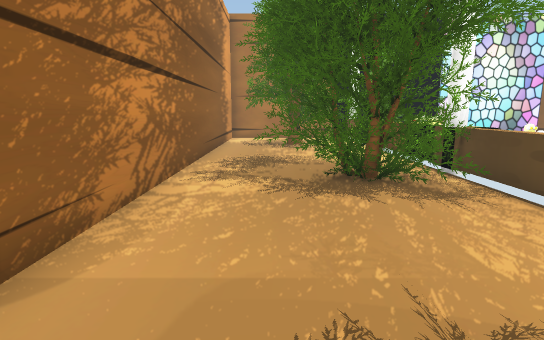
View 1 (above)

12 first-person views from a walk through a 3-D level made in the Unity game engine. The camera is 1.5 m above the floor, tilts 10° down and sees 80° across. The floor is counted in squares, 1 m on a side. Each view is taken from the middle of a square. On the plan, view 1 faces up. The plan holds only what a view shows up to about 15 squares ahead; the rest is blank. The place goes on beyond the plan. The player is left out. Some surface patterns are stand-ins.

View 2
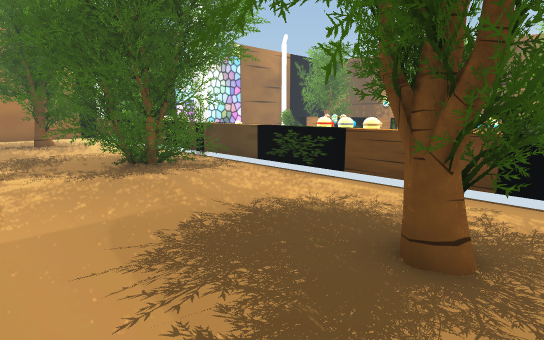

View 3
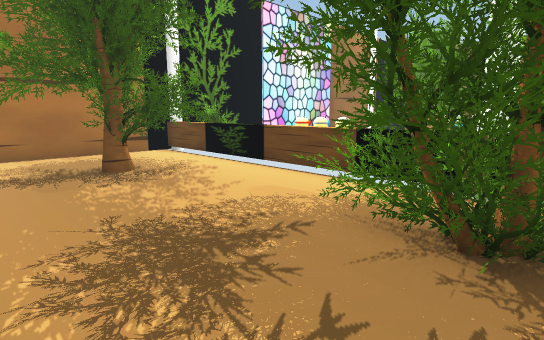

View 4
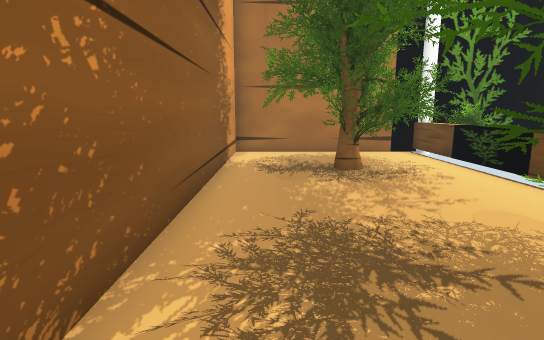

View 5
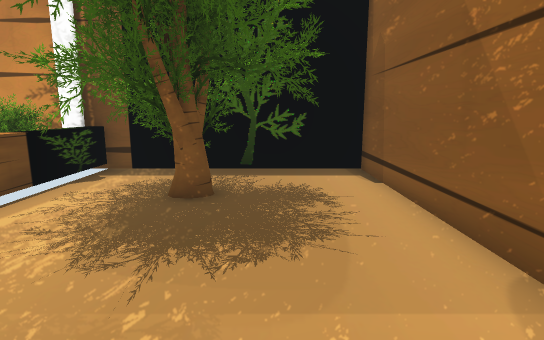

View 6
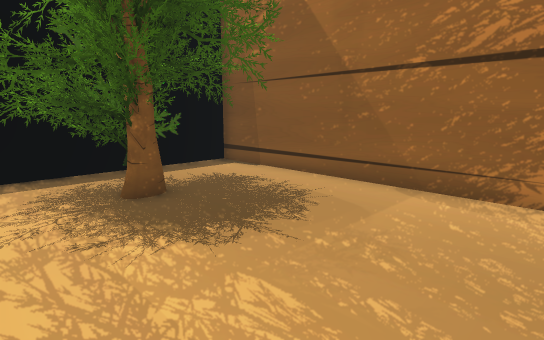

View 7
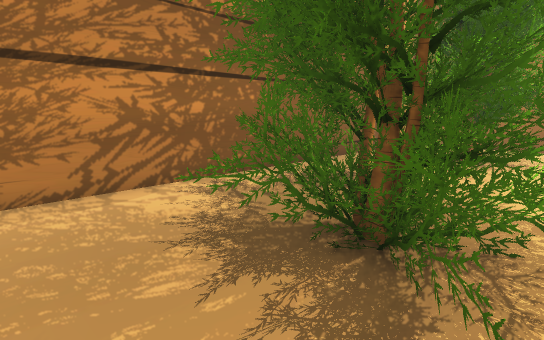

View 8
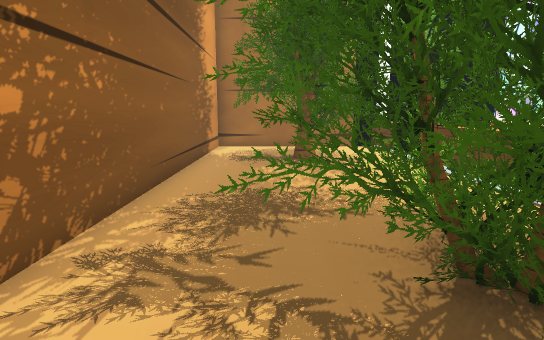

View 9
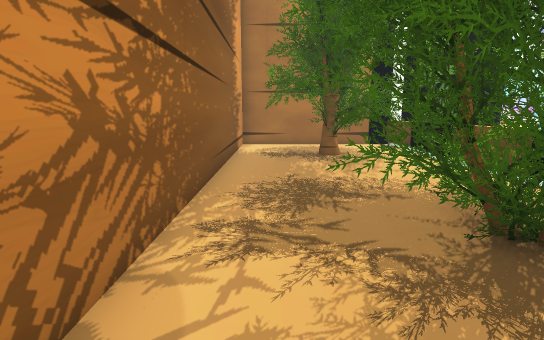

View 10
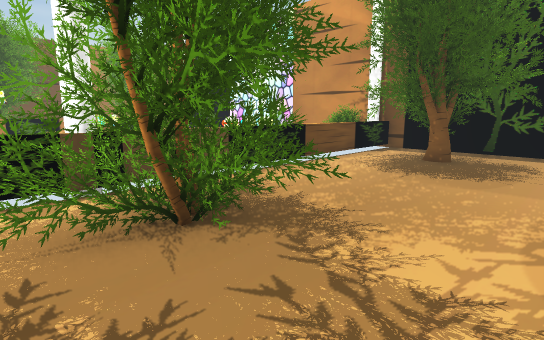

View 11
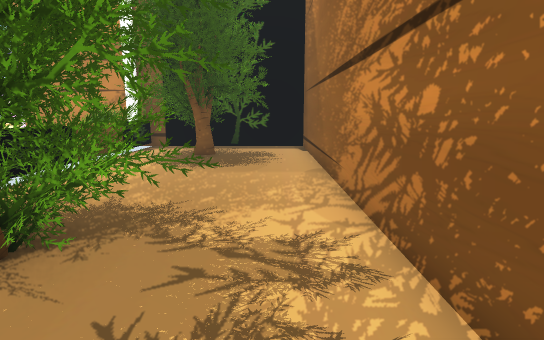

View 12
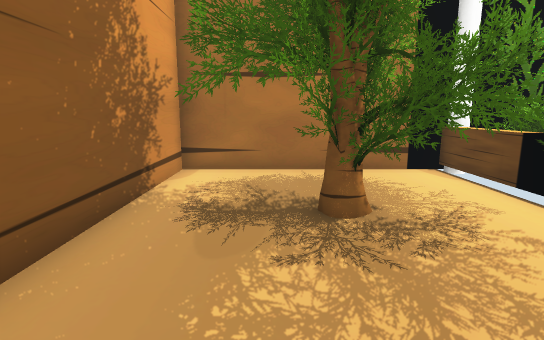

### Floor plan
Key: @ floor where view 1 was taken; # wall or solid block; x gap in a wall; . floor; = window, fence, low wall or low ledge; T tree; O other object.
Columns run from 3 left of view 1 to 6 right of it. Each row starts with its distance up from view 1.
 20 ##########
 19 #.......##
 18 #.......##
 17 #...TT..=
 16 #.TTTTTx#
 15 #.TTTTT.=
 14 #....TT.=O
 13 #.......=O
 12 #.......=O
 11 #.......=
 10 #....TT.=
  9 #...TTTT#
  8 #..TTTTTO
  7 #..TTTTT#
  6 #...TTT##
  5 #.......#
  4 #.......=O
  3 #.......=O
  2 #.......=O
  1 #.......=
  0 #..@TT..=
 -1 #.T.TTTT#
 -2 #...TTT###
 -3 #.....T##
 -4   #######

Where each view was taken, in squares from view 1:
view 1: 0 up, 0 right, facing up
view 2: 2 down, 2 left, facing up-right
view 3: 7 up, 2 left, facing up-right
view 4: 7 up, 1 left, facing up
view 5: 5 up, 0 right, facing down
view 6: 5 up, 4 right, facing down-left
view 7: 4 up, 4 right, facing up-left
view 8: 5 up, 0 right, facing up
view 9: 4 up, 1 left, facing up
view 10: 10 up, 2 left, facing down-right
view 11: 11 up, 1 left, facing down
view 12: 11 up, 0 right, facing up
